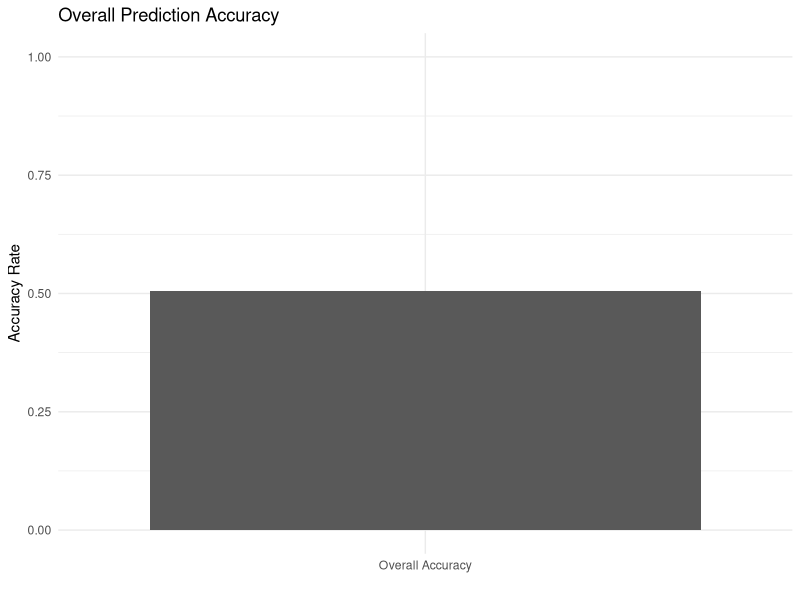
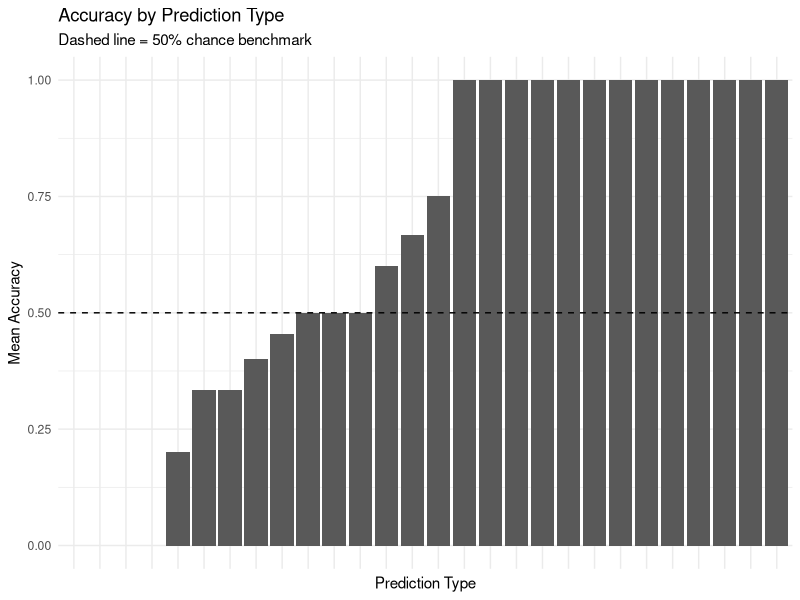
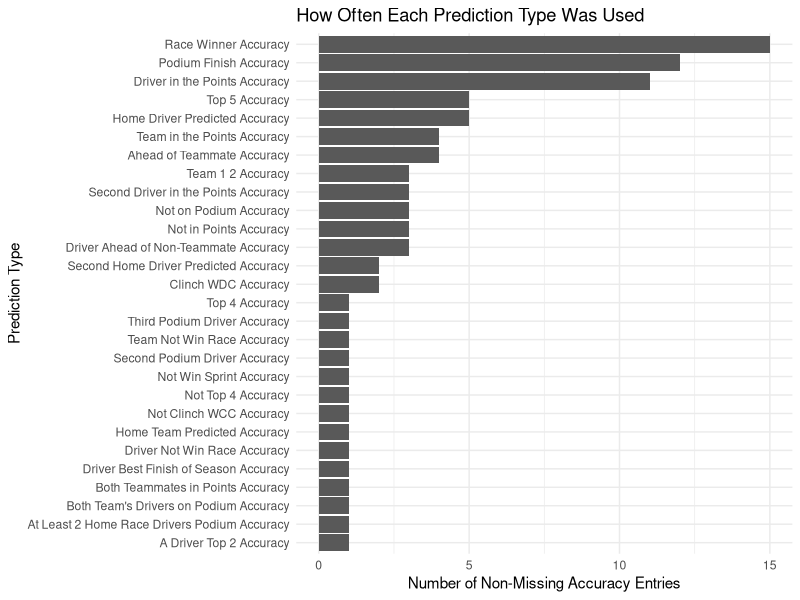
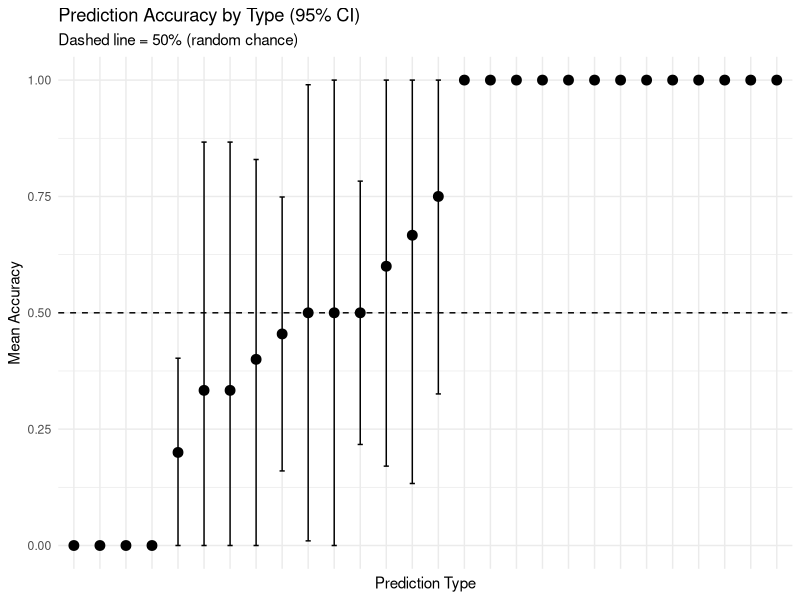
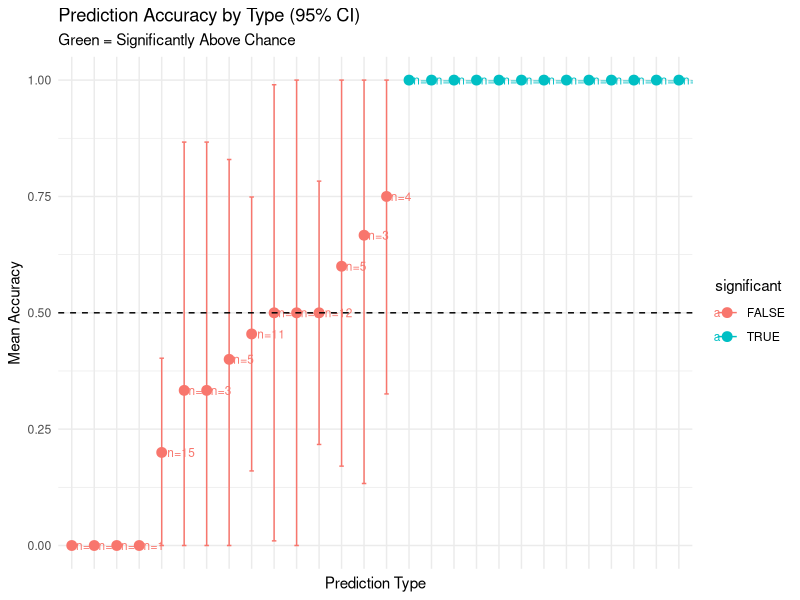

These figures' R source, in order: (Note: this script raises an error after producing the figures.)
## ---- chunk 1
library(tidyverse)
library(ggplot2)
library(readr)
bonafide_predictions <- read_csv("bonafide_predictions.csv", show_col_types = FALSE)
## ---- chunk 2
df_raw <- read.csv("bonafide_predictions.csv", check.names = FALSE)
table(df_raw$`Race Winner Accuracy`, useNA = "ifany")
unique(df_raw$`Race Winner Accuracy`)
sum(is.na(df_raw$`Race Winner Accuracy`))
df <- df_raw %>%
  mutate(across(matches("Accuracy", ignore.case = TRUE),
                ~ {
                  x <- trimws(tolower(as.character(.)))
                  case_when(
                    str_detect(x, "^yes\\b") ~ 1,
                    str_detect(x, "^no\\b")  ~ 0,
                    x %in% c("1", "true", "t", "y") ~ 1,
                    x %in% c("0", "false", "f", "n") ~ 0,
                    TRUE ~ NA_real_
                  )
                }))
acc <- df %>% select(matches("Accuracy", ignore.case = TRUE))
unique(unlist(acc))
sum(!is.na(unlist(acc)))
table(df$`Race Winner Accuracy`, useNA="ifany")
## ---- chunk 3
df_raw <- read.csv("bonafide_predictions.csv", check.names = FALSE)

df <- df_raw %>%
  mutate(across(matches("Accuracy", ignore.case = TRUE),
                ~ na_if(trimws(as.character(.)), ""))) %>%   # convert blanks "" to NA
  mutate(across(matches("Accuracy", ignore.case = TRUE),
                ~ {
                  x <- tolower(.)
                  case_when(
                    x == "yes" ~ 1,
                    x == "no"  ~ 0,
                    TRUE ~ NA_real_
                  )
                }))
acc <- df %>% select(matches("Accuracy", ignore.case = TRUE))
sum(!is.na(unlist(acc)))         # should be > 0 (you got 89)
unique(unlist(acc))              # should show 0,1,NA
## ---- chunk 4
overall_accuracy <- mean(unlist(acc), na.rm = TRUE)

ggplot(data.frame(Metric = "Overall Accuracy", Accuracy = overall_accuracy),
       aes(x = Metric, y = Accuracy)) +
  geom_col() +
  coord_cartesian(ylim = c(0, 1)) +
  labs(title = "Overall Prediction Accuracy", x = "", y = "Accuracy Rate") +
  theme_minimal()
## ---- chunk 5
accuracy_long <- df %>%
  select(matches("Accuracy", ignore.case = TRUE)) %>%
  pivot_longer(everything(), names_to = "Prediction_Type", values_to = "Accuracy") %>%
  filter(!is.na(Accuracy))

accuracy_summary <- accuracy_long %>%
  group_by(Prediction_Type) %>%
  summarise(mean_accuracy = mean(Accuracy),
            n = n(),
            .groups = "drop") %>%
  arrange(mean_accuracy)

ggplot(accuracy_summary,
       aes(x = reorder(Prediction_Type, mean_accuracy), y = mean_accuracy)) +
  geom_col() +
  coord_flip() +
  geom_hline(yintercept = 0.5, linetype = "dashed") +
  coord_cartesian(ylim = c(0, 1)) +
  labs(title = "Accuracy by Prediction Type",
       subtitle = "Dashed line = 50% chance benchmark",
       x = "Prediction Type",
       y = "Mean Accuracy") +
  theme_minimal() +
  theme(
  axis.text.x = element_blank(),
  axis.ticks.x = element_blank()
)
## ---- chunk 6
coverage <- df %>%
  select(matches("Accuracy", ignore.case = TRUE)) %>%
  pivot_longer(everything(), names_to = "Prediction_Type", values_to = "Accuracy") %>%
  summarise() %>% {NULL}
# easier:
coverage <- df %>%
  select(matches("Accuracy", ignore.case = TRUE)) %>%
  pivot_longer(everything(), names_to="Prediction_Type", values_to="Accuracy") %>%
  group_by(Prediction_Type) %>%
  summarise(n_filled = sum(!is.na(Accuracy)), .groups="drop") %>%
  arrange(n_filled)

ggplot(coverage, aes(x = reorder(Prediction_Type, n_filled), y = n_filled)) +
  geom_col() +
  coord_flip() +
  labs(title = "How Often Each Prediction Type Was Used",
       x = "Prediction Type",
       y = "Number of Non-Missing Accuracy Entries") +
  theme_minimal()
## ---- chunk 7
accuracy_ci <- df %>%
  select(matches("Accuracy", ignore.case = TRUE)) %>%
  pivot_longer(everything(),
               names_to = "Prediction_Type",
               values_to = "Accuracy") %>%
  filter(!is.na(Accuracy)) %>%
  group_by(Prediction_Type) %>%
  summarise(
    mean_accuracy = mean(Accuracy),
    n = n(),
    se = sqrt(mean_accuracy * (1 - mean_accuracy) / n),
    lower = pmax(0, mean_accuracy - 1.96 * se),
    upper = pmin(1, mean_accuracy + 1.96 * se),
    .groups = "drop"
  ) %>%
  arrange(mean_accuracy)
accuracy_ci <- accuracy_ci %>%
  mutate(Prediction_Type = Prediction_Type %>%
           str_remove(" Accuracy") %>%
           str_replace_all("Driver", "Drv") %>%
           str_replace_all("Team", "Tm") %>%
           str_replace_all("Second", "2nd") %>%
           str_replace_all("Third", "3rd") %>%
           str_replace_all("Points", "Pts") %>%
           str_replace_all("Podium", "Pod") %>%
           str_replace_all("Finish", "Fin") %>%
           str_replace_all("Non-Teammate", "Non-TM") %>%
           str_replace_all("Teammate", "TM") %>%
           str_squish())
ggplot(accuracy_ci,
       aes(x = reorder(Prediction_Type, mean_accuracy),
           y = mean_accuracy)) +
  geom_point(size = 3) +
  geom_errorbar(aes(ymin = lower, ymax = upper), width = 0.2) +
  geom_hline(yintercept = 0.5, linetype = "dashed") +
  coord_flip() +
  coord_cartesian(ylim = c(0, 1)) +
  labs(title = "Prediction Accuracy by Type (95% CI)",
       subtitle = "Dashed line = 50% (random chance)",
       x = "Prediction Type",
       y = "Mean Accuracy") +
  theme_minimal() +
  theme(
  axis.text.x = element_blank(),
  axis.ticks.x = element_blank()
)
## ---- chunk 8
accuracy_ci <- accuracy_ci %>%
  mutate(significant = lower > 0.5)
ggplot(accuracy_ci,
       aes(x = reorder(Prediction_Type, mean_accuracy),
           y = mean_accuracy,
           color = significant)) +
  geom_point(size = 3) +
  geom_errorbar(aes(ymin = lower, ymax = upper), width = 0.2) +
  geom_text(aes(label = paste0("n=", n)),
            hjust = -0.2,
            size = 3) +
  geom_hline(yintercept = 0.5, linetype = "dashed") +
  coord_flip() +
  coord_cartesian(ylim = c(0, 1)) +
  labs(title = "Prediction Accuracy by Type (95% CI)",
       subtitle = "Green = Significantly Above Chance",
       x = "Prediction Type",
       y = "Mean Accuracy") +
  theme_minimal() +
  theme(
  axis.text.x = element_blank(),
  axis.ticks.x = element_blank()
)
## ---- chunk 9
ggplot(accuracy_ci,
       aes(x = Prediction_Type,
           y = mean_accuracy)) +
  geom_point(size = 2) +
  geom_errorbar(aes(ymin = lower, ymax = upper), width = 0.2) +
  geom_hline(yintercept = 0.5, linetype = "dashed") +
  coord_flip() +
  facet_wrap(~ Category, scales = "free_y") +
  coord_cartesian(ylim = c(0, 1)) +
  labs(x = NULL) +
  theme_minimal() +
  theme(
    axis.text.x = element_blank(),
    axis.ticks.x = element_blank()
  )
## ---- chunk 10
ggplot(accuracy_ci,
       aes(y = reorder(Prediction_Type, mean_accuracy),
           x = mean_accuracy)) +
  geom_segment(aes(x = lower, xend = upper,
                   yend = Prediction_Type),
               size = 1) +
  geom_point(size = 3) +
  geom_vline(xintercept = 0.5, linetype = "dashed") +
  coord_cartesian(xlim = c(0, 1)) +
  labs(title = "Prediction Accuracy (95% CI)",
       x = "Accuracy",
       y = "") +
  theme_minimal() +
theme(axis.text.y = element_text(size = 7))
## ---- chunk 11
ggplot(accuracy_ci,
       aes(x = 1,
           y = reorder(Prediction_Type, mean_accuracy),
           fill = mean_accuracy)) +
  geom_tile() +
  scale_fill_gradient(low = "red", high = "green") +
  labs(title = "Prediction Accuracy Heatmap",
       x = "",
       y = "",
       fill = "Accuracy") +
  theme_minimal() +
  theme(axis.text.x = element_blank(),
        axis.ticks.x = element_blank())
## ---- chunk 12
ggplot(accuracy_ci,
       aes(x = reorder(Prediction_Type, mean_accuracy),
           y = mean_accuracy)) +
  geom_col(fill = "steelblue") +
  geom_errorbar(aes(ymin = lower, ymax = upper),
                width = 0.2) +
  geom_hline(yintercept = 0.5, linetype = "dashed") +
  coord_flip() +
  coord_cartesian(ylim = c(0, 1)) +
  labs(title = "Prediction Accuracy by Type",
       x = "",
       y = "Accuracy") +
  theme_minimal() +
  theme(
  axis.text.x = element_blank(),
  axis.ticks.x = element_blank()
)
## ---- chunk 13
accuracy_ci <- accuracy_ci %>%
  arrange(mean_accuracy) %>%
  mutate(Prediction_Type = factor(Prediction_Type,
                                  levels = Prediction_Type))
accuracy_ci$Prediction_Type <-
  stringr::str_wrap(as.character(accuracy_ci$Prediction_Type), width = 25)
ggplot(accuracy_ci,
       aes(x = Prediction_Type,
           y = mean_accuracy)) +
  geom_col(fill = "steelblue") +
  geom_errorbar(aes(ymin = lower, ymax = upper),
                width = 0.2) +
  geom_hline(yintercept = 0.5, linetype = "dashed") +
  coord_flip() +
  coord_cartesian(ylim = c(0, 1)) +
  theme_minimal()
